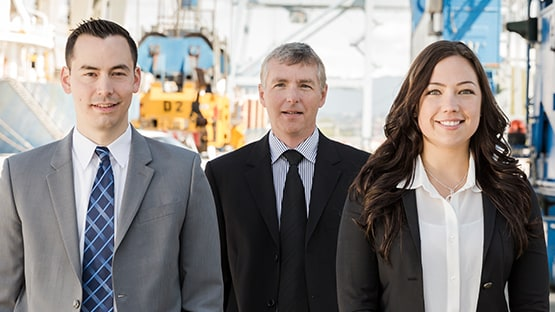
#> input picture 123.jpg, 555 x 312 px, given in place of the camera
$ python pf.py
#> lines starting #> are read from the running program, lines starting #| are printed output that depends on the picture; after the words box and inside, x2 and y2 are one past the last pixel; in counts of white or black regions, pixels touching at a corner belong together
import cv2
import numpy as np

def nothing(x):
    #any operation
    pass


cap = cv2.VideoCapture(0)


cv2.namedWindow("Trackbars")
cv2.createTrackbar("L-H", "Trackbars", 36, 180, nothing)
cv2.createTrackbar("L-S","Trackbars",52,255,nothing)
cv2.createTrackbar("L-V","Trackbars",90,255,nothing)
cv2.createTrackbar("U-H","Trackbars",180,180,nothing)
cv2.createTrackbar("U-S","Trackbars",255,255,nothing)
cv2.createTrackbar("U-V","Trackbars",255,255,nothing)

font = cv2.FONT_HERSHEY_COMPLEX

while True:
    _, frame = cap.read()
#> frame is the input picture: shape (312, 555, 3); mean B, G, R 131.4, 133.8, 138.2
    hsv = cv2.cvtColor(frame,cv2.COLOR_BGR2HSV)
#> hsv: shape (312, 555, 3); mean H, S, V 62, 43, 145.1

    l_h = cv2.getTrackbarPos("L-H","Trackbars")
    l_s = cv2.getTrackbarPos("L-S", "Trackbars")
    l_v = cv2.getTrackbarPos("L-V", "Trackbars")
    u_h = cv2.getTrackbarPos("U-H", "Trackbars")
    u_s = cv2.getTrackbarPos("U-S", "Trackbars")
    u_v = cv2.getTrackbarPos("U-V", "Trackbars")


    lower_red = np.array([l_h,l_s,l_v])
    upper_red = np.array([ u_h, u_s, u_v])

    mask = cv2.inRange(hsv, lower_red,upper_red)
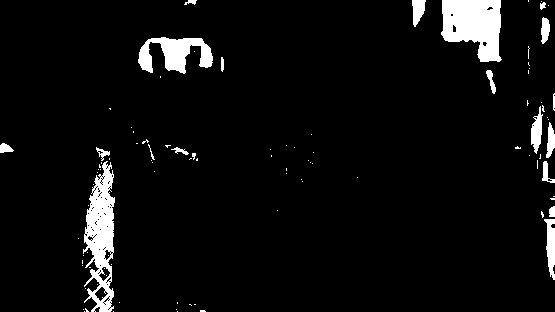
#> mask: shape (312, 555); 5.4% white; 98 white regions (79 under 20 px), largest, box (x1, y1, x2, y2) and area: (441, 0, 502, 62) 2767, (83, 161, 115, 312) 2737, (138, 37, 213, 74) 1524
    kernel = np.ones((5,5), np.uint8)
    mask = cv2.erode(mask, kernel)
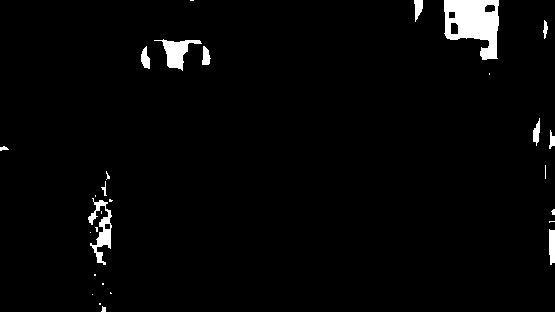
#> mask: shape (312, 555); 2.5% white; 29 white regions (16 under 20 px)

    #Contours detection

    contours, _ = cv2.findContours(mask,cv2.RETR_TREE, cv2.CHAIN_APPROX_SIMPLE)
#> contours = 33 contours, 19 with area under 20; largest, box (x1, y1, x2, y2) and area: (444, 0, 499, 60) 2232, (154, 39, 202, 71) 526, (88, 198, 112, 265) 502, (549, 229, 555, 265) 156, (141, 46, 150, 69) 111

    for cnt in contours:
        area = cv2.contourArea(cnt)
        approx = cv2.approxPolyDP(cnt, 0.01*cv2.arcLength(cnt, True), True)
        x = approx.ravel()[0]
        y= approx.ravel()[1]

        if area > 5:
            cv2.drawContours(frame,[approx],0,(0,0,0),5)
            if len(approx) == 3:
                cv2.putText(frame, "Triangulo", (x, y), font, 1, (0, 0, 0))  # ultimo é cor
            elif len(approx)== 4:
                cv2.putText(frame,"Retangulo",(x,y),font, 1,(0,0,0))#ultimo é corq
            elif 10 < len(approx) < 20:
                cv2.putText(frame,"Circulo",(x,y),font, 1,(0,0,0))#ultimo é cor
#> this loop made 33 passes
#> (area, x, y) on passes 8, 14, 15, 21, 22, 24, 25, 26, 27, 28, 29, 30: (155.5, 549, 229), (502, 92, 198), (34, 104, 224), (46.5, 550, 130), (88.5, 539, 118), (96.5, 203, 46), (111, 146, 46), (526, 154, 40), (36, 544, 20), (2232, 444, 0), (90, 451, 22), (47, 448, 12)
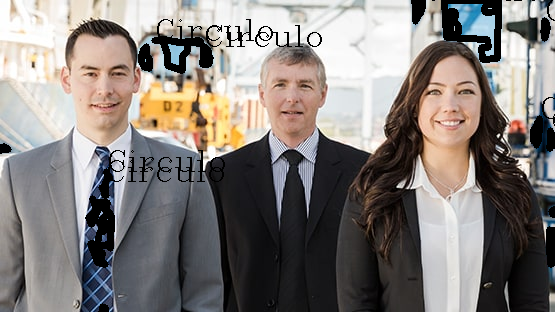
#> frame: shape (312, 555, 3); 4.65% of pixels changed, all inside (x1, y1, x2, y2) = (0, 0, 555, 312)


    cv2.imshow("Frame", frame)
    cv2.imshow("Mask",mask)

    key = cv2.waitKey(1)
#> (key q is pressed here)

    if cv2.waitKey(1) & 0xFF == ord('q'):
#> (key q is pressed here)
        break
cap.release()
cv2.destroyAllWindows()

$ run again, on cubo-magico.jpg
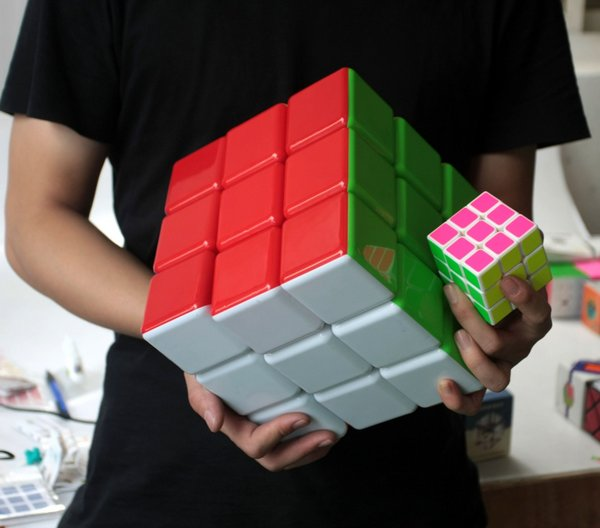
#> input picture cubo-magico.jpg, 600 x 528 px, given in place of the camera
#> frame is the input picture: shape (528, 600, 3); mean B, G, R 72.6, 78, 96.3
#> hsv: shape (528, 600, 3); mean H, S, V 58.8, 72.8, 104.1
#> `mask = cv2.erode(mask, kernel)`:
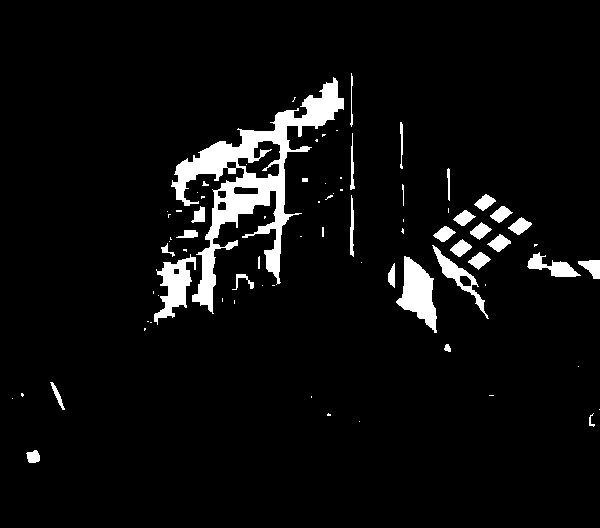
#> mask: shape (528, 600); 5.4% white; 78 white regions (44 under 20 px)
#> contours = 85 contours, 50 with area under 20; largest, box (x1, y1, x2, y2) and area: (171, 77, 344, 314) 9448, (396, 256, 437, 333) 1554, (154, 254, 196, 325) 1194, (237, 140, 281, 179) 988, (432, 245, 489, 319) 737
#> the loop `for cnt in contours:` made 85 passes
#> (area, x, y) on passes 1, 10, 12, 23, 24, 26, 27, 29: (117.5, 36, 450), (83, 50, 382), (29, 446, 344), (66, 236, 274), (94.5, 394, 263), (222, 578, 261), (1553.5, 404, 256), (1193.5, 190, 254)
#> after the loop `for cnt in contours:`:
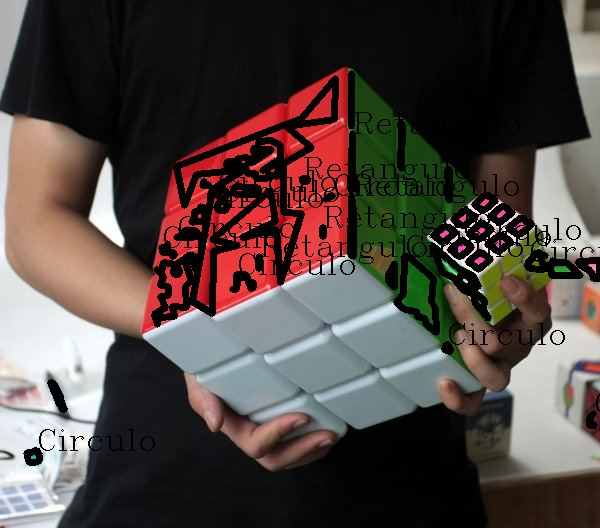
#> frame: shape (528, 600, 3); 9.39% of pixels changed, all inside (x1, y1, x2, y2) = (23, 70, 600, 466)

$ run again, on shapes.jpg
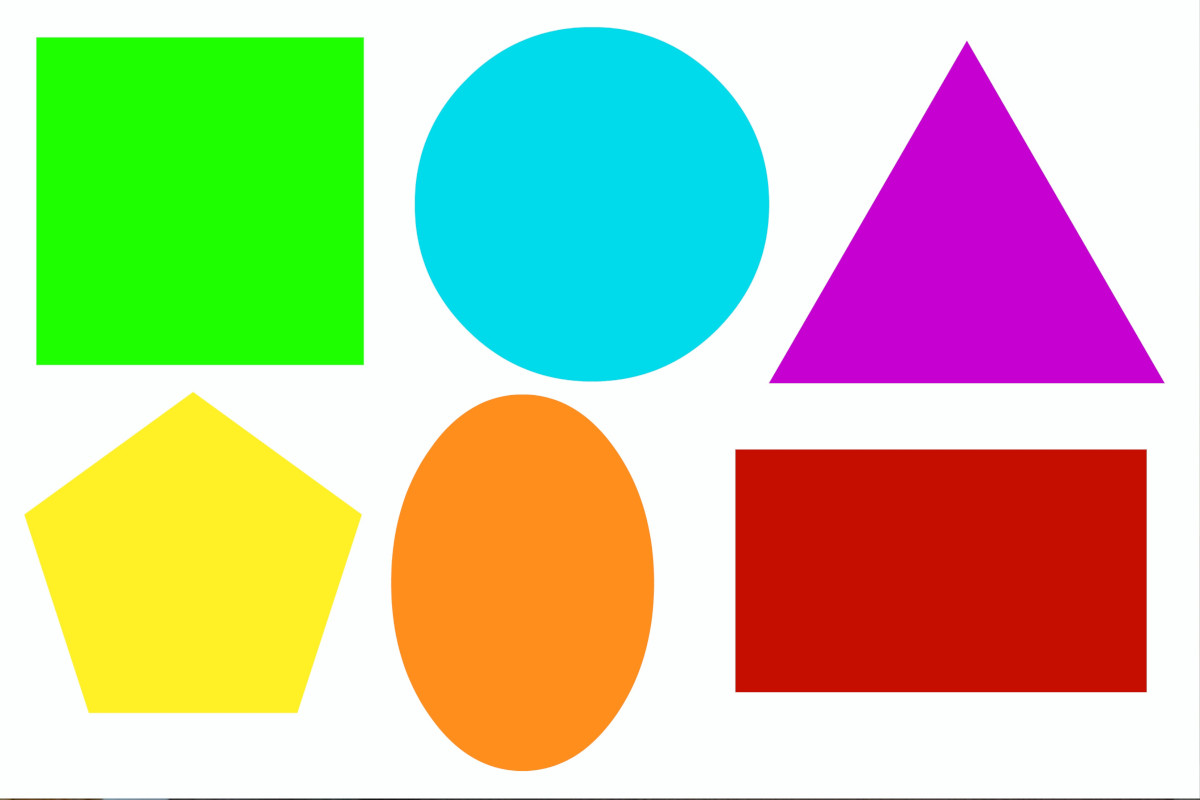
#> input picture shapes.jpg, 1200 x 800 px, given in place of the camera
#> frame is the input picture: shape (800, 1200, 3); mean B, G, R 158.4, 197.5, 192.2
#> hsv: shape (800, 1200, 3); mean H, S, V 63.5, 135.5, 243.2
#> `mask = cv2.erode(mask, kernel)`:
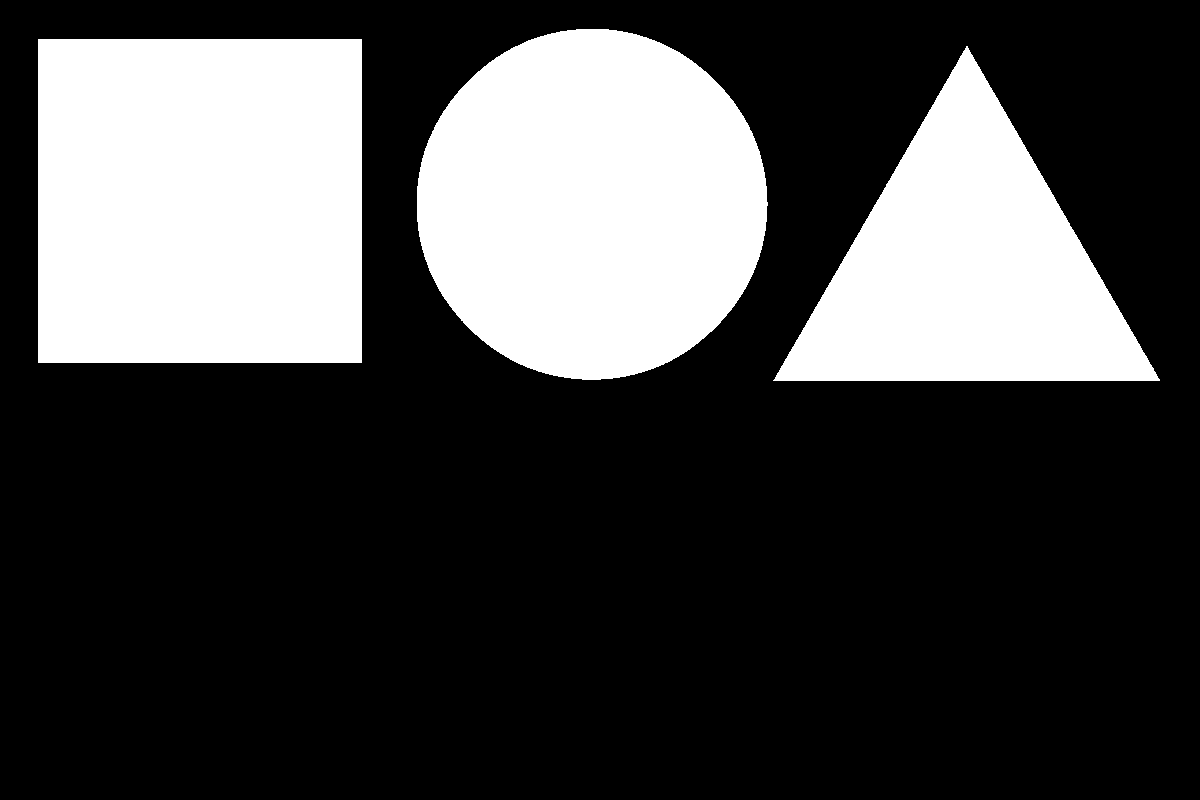
#> mask: shape (800, 1200); 27.8% white; 3 white regions
#> contours = 3 contours; box (x1, y1, x2, y2) and area: (38, 39, 362, 363) 104329, (417, 29, 768, 380) 95996, (773, 46, 1160, 381) 64456
#> the loop `for cnt in contours:` made 3 passes
#> (area, approx, x, y) on passes 1 to 2: (64455.5, [[967, 46], [773, 380], [1159, 380]], 967, 46), (104329, [[38, 39], [38, 362], [361, 362], [361, 39]], 38, 39)
#> after the loop `for cnt in contours:`:
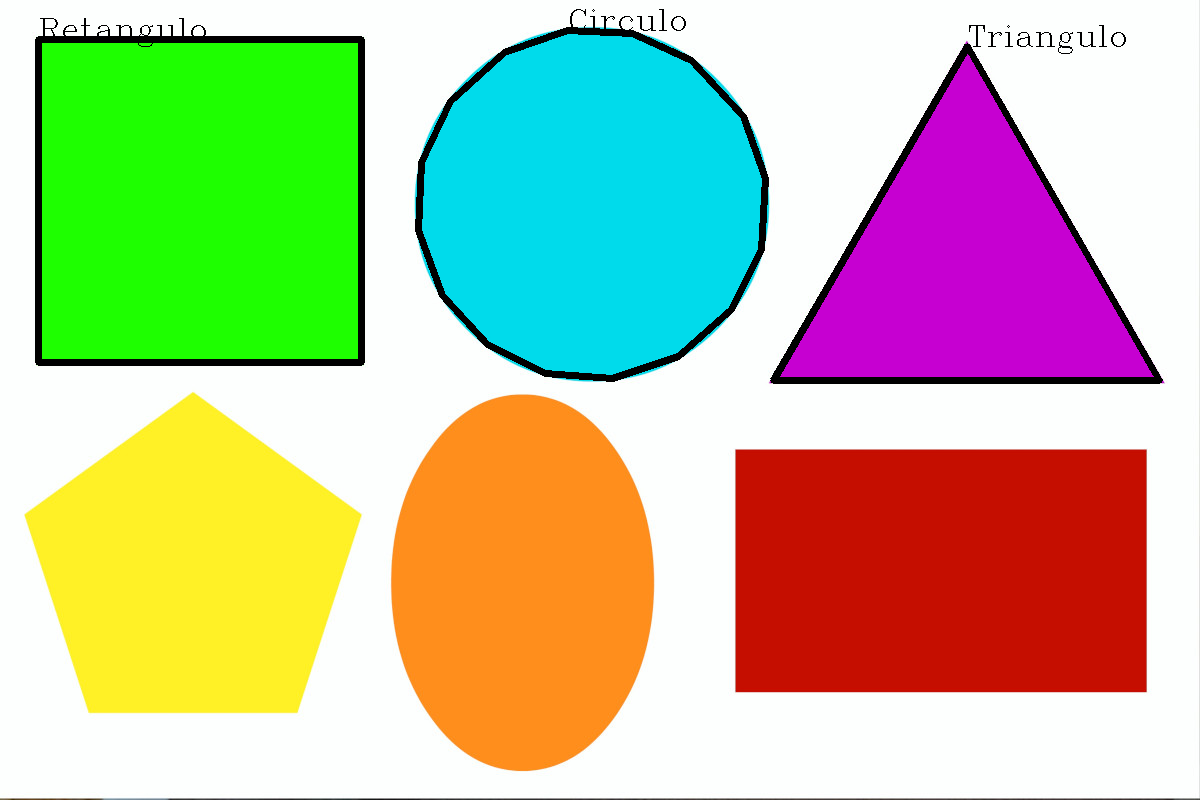
#> frame: shape (800, 1200, 3); 2.7% of pixels changed, all inside (x1, y1, x2, y2) = (35, 9, 1163, 384)
